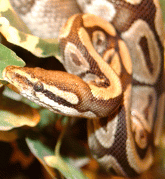
#> input picture Python.png, 165 x 179 px
$ python sort-hor-bands.py ../Python.png
#> lines starting #> are read from the running program, lines starting #| are printed output that depends on the picture
#!/usr/bin/python

# todo: make this not be dumb

from PIL import Image
import sys
import random
import itertools
import kdtree

def sort_row(im, x1, x2, y, reverse=True):
    pixels = []
    for x in range(x1, x2):
        pixels.append(im.getpixel((x, y)))
    pixels.sort(key=lambda pixel : pixel[0]**2 + pixel[1]**2 + pixel[2]**2, reverse=reverse)

    for i, x in enumerate(range(x1, x2)):
        im.putpixel((x, y), pixels[i])

def sort_col(im, x, y1, y2, reverse=True):
    pixels = []
    for y in range(y1, y2):
        pixels.append(im.getpixel((x, y)))
    pixels.sort(key=lambda pixel : pixel[0]**2 + pixel[1]**2 + pixel[2]**2, reverse=reverse)

    for i, y in enumerate(range(y1, y2)):
        im.putpixel((x, y), pixels[i])

if len(sys.argv) < 2:
    print("usage: "+sys.argv[0]+" filename.png")
    exit(1)

infile = sys.argv[1]
im = Image.open(infile).convert("RGB")
#> im is the input picture: PIL image 165x179 RGB; mean R, G, B 154.1, 120.1, 81.5
im.thumbnail((700,700)) # make sure dimensions are sane
w = im.size[0]
#> w = 165
h = im.size[1]
#> h = 179

for i in range(300):
    if random.random() > 0.00:
        x1 = random.randint(0, w-1)
        x2 = random.randint(0, w-1)
        y = random.randint(0, h-1)

        if x1 > x2: x1, x2 = x2, x1
        sort_row(im, x1, x2, y)
    else:
        y1 = random.randint(0, h-1)
        y2 = random.randint(0, h-1)
        x = random.randint(0, w-1)

        if y1 > y2: y1, y2 = y2, y1
        sort_col(im, x, y1, y2)
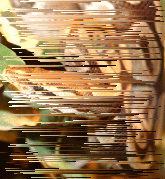
#> im: PIL image 165x179 RGB; mean R, G, B 154.1, 120.1, 81.5


outfile = ''.join(infile.split(".")[:-1]) + "_sorted.png"
im.save(outfile, "PNG")

print("\nFile saved:", outfile)

$ run again, on prettyshit.png
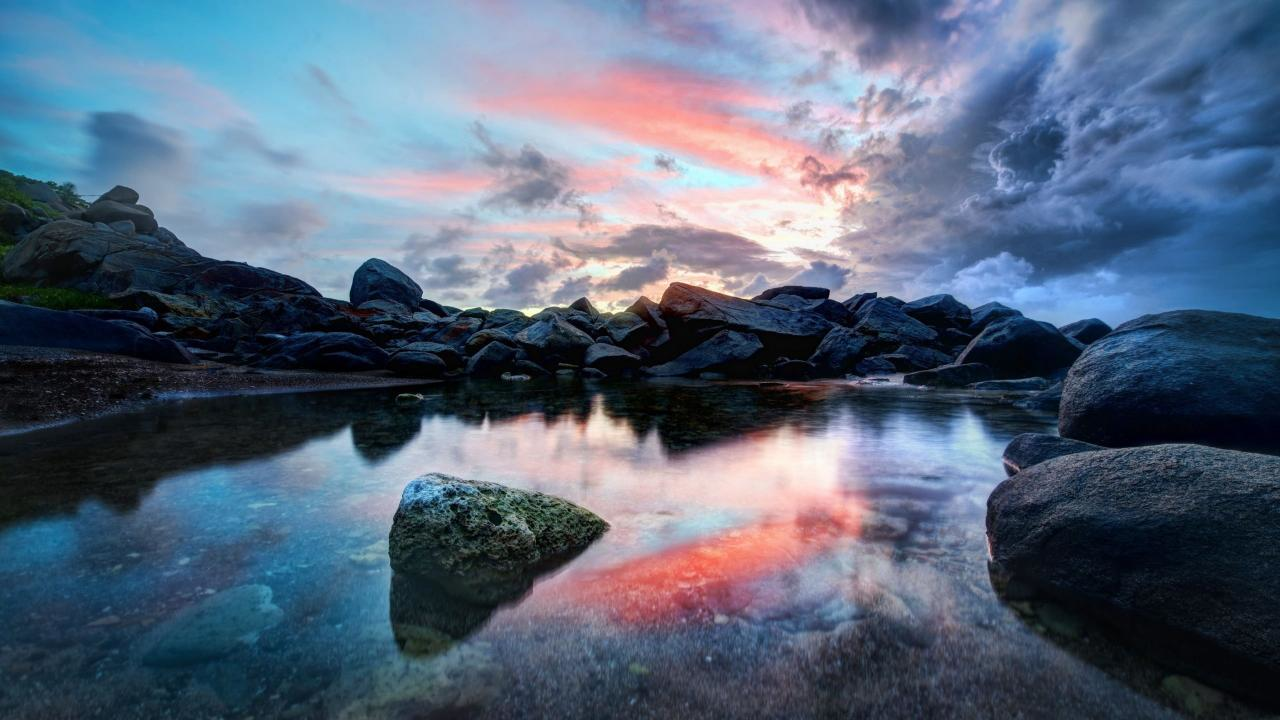
#> input picture prettyshit.png, 1280 x 720 px
#> im is the input picture: PIL image 1280x720 RGB; mean R, G, B 87.6, 102, 122.2
#> after the loop `for i in range(300):`:
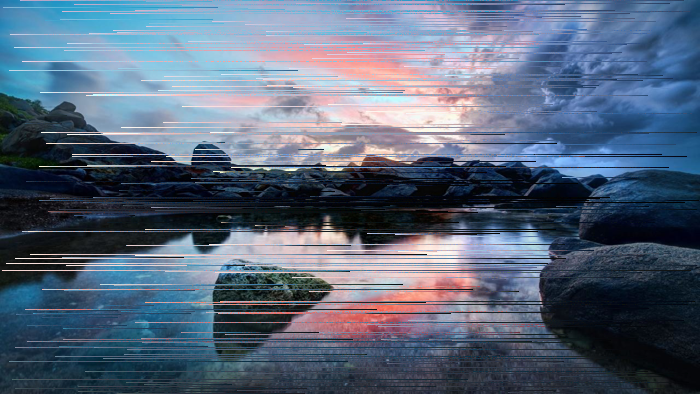
#> im: PIL image 700x394 RGB; mean R, G, B 87.6, 102, 122.2
